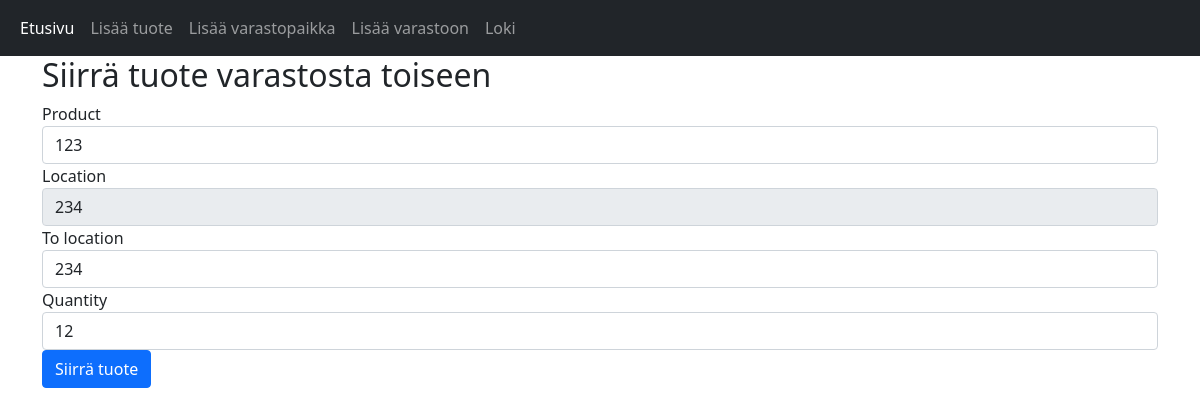
The page /transfer_product/1 on the database as committed earlier.
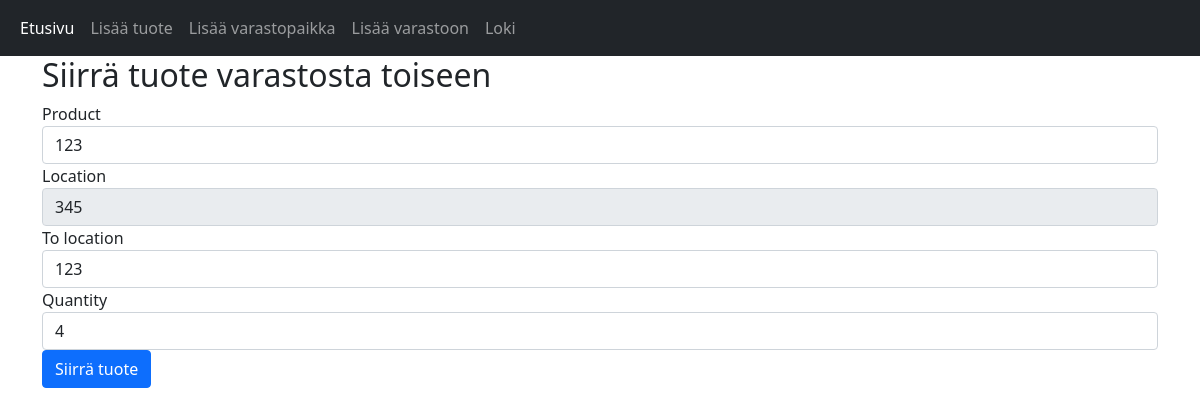
The same page on the database as committed later.
### app/models.py (models this page shows)
class Stock(db.Model):
    id = db.Column(db.Integer, primary_key=True)
    timestamp = db.Column(db.DateTime, server_default=func.now(), server_onupdate=FetchedValue())
    quantity = db.Column(db.Integer, nullable=False)
    product_id = db.Column(db.Integer, db.ForeignKey('product.id'))
    location_id = db.Column(db.Integer, db.ForeignKey('location.id'))
    product = db.relationship('Product', back_populates='stocks')
    location = db.relationship('Location', back_populates='stocks')

### app/views.py (the view)
@main.route('/transfer_product/<int:id>', methods=['GET', 'POST'])
def transfer_product(id):
    form = Form()
    stock_to_update = Stock.query.get(id)
    if request.method == 'POST':
        new_location_id = int(request.form['to_location'])  # Convert to integer
        stock_to_update.location_id = new_location_id
        stock_to_update.quantity = int(request.form['quantity'])  # Convert to integer
        try:
            with db.session.no_autoflush:
                db.session.query(Stock).filter(Stock.id == id).update({
                    'quantity': stock_to_update.quantity,
                    'location_id': new_location_id
                })
            db.session.commit()
            flash('Stock updated successfully.')
            return redirect(url_for('main.transfer_product', id=id))
        except Exception as e:
            db.session.rollback()
            flash('Error: Stock update failed.')
            print(e)  # Print the exception for debugging purposes
            return render_template('transfer_product.html', form=form, stock_to_update=stock_to_update)
    else:
        return render_template('transfer_product.html', form=form, stock_to_update=stock_to_update)

### app/forms.py
class Form(FlaskForm):
    mancode = StringField('Manufacturer Code', validators=[DataRequired()])
    usercode = StringField('User Code', validators=[DataRequired()])
    description = StringField('Description', validators=[DataRequired()])
    category = SelectField('Category', choices=[('raw_material', 'Raw Material'), ('parts', 'Parts'), ('finished_product', 'Finished Product')], validators=[DataRequired()])
    create_location = StringField('Location', validators=[DataRequired()])
    type = SelectField('Type', choices=[('outside', 'Outside'), ('inside', 'Inside'), ('yard', 'Yard')], validators=[DataRequired()])
    shelf = StringField('Shelf', validators=[DataRequired()])
    search_product = QuerySelectField('Product', query_factory=get_products, get_label='description', validators=[DataRequired()])
    to_location = QuerySelectField('To location', query_factory=get_locations, get_label='shelf', validators=[DataRequired()])
    quantity = IntegerField('Quantity', validators=[DataRequired()])
    product_in_stock = StringField('Product', validators=[DataRequired()])
    location = StringField('Location', validators=[DataRequired()])
    submit = SubmitField('Submit')

### templates/transfer_product.html (shortened to what this page needs)
{% extends 'base.html' %}
{% block content %}
  <h2>Siirrä tuote varastosta toiseen</h2>
  <form action="/transfer_product/{{ stock_to_update.id }}" method="POST">
    <div class="form-group">
      {{ form.product_in_stock.label }} {{ form.product_in_stock(class="form-control",  value=stock_to_update.product.description) }}
    </div>
    <div class="form-group">
        {{ form.location.label }} {{ form.location(class="form-control", value=stock_to_update.location.shelf, readonly=True) }}
      </div>
    <div class="form-group">
      {{ form.to_location.label }} {{ form.to_location(class="form-control") }}
    </div>
    <div class="form-group">
      {{ form.quantity.label }} {{ form.quantity(class="form-control", value=stock_to_update.quantity) }}
    </div>
    <div class="form-group">
      <input type="submit" value="Siirrä tuote" class="btn btn-primary">
    </div>
  </form>
{% endblock %}

Rows that differ between the two databases and show on the page:
changed Stock: location "234" → "345"; quantity "12" → "4"
Other text that changed with them:
form field to_location: "234" → "123"
